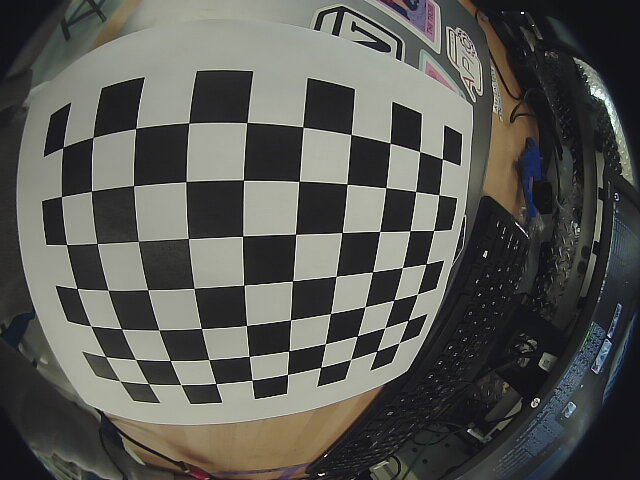
#> input picture mars_ws/src/keyboard_autonomy/scripts/calibration_images/2024-11-25-090632.jpg, 640 x 480 px; its folder holds 4 pictures in this run
$ python calibrate_for_k_and_d.py
#> lines starting #> are read from the running program, lines starting #| are printed output that depends on the picture; long printed decimals are rounded
import cv2
import numpy as np
import glob
import json

CHECKERBOARD = (10, 7)
subpix_criteria = (cv2.TERM_CRITERIA_EPS + cv2.TERM_CRITERIA_MAX_ITER, 30, 0.1)
calibration_flags = cv2.fisheye.CALIB_RECOMPUTE_EXTRINSIC + cv2.fisheye.CALIB_CHECK_COND + cv2.fisheye.CALIB_FIX_SKEW

# Prepare object points
objp = np.zeros((1, CHECKERBOARD[0] * CHECKERBOARD[1], 3), np.float32)
objp[0, :, :2] = np.mgrid[0:CHECKERBOARD[0], 0:CHECKERBOARD[1]].T.reshape(-1, 2)

# Initialize storage for points
objpoints = []  # 3D points in real world space
imgpoints = []  # 2D points in image plane
image_shape = None  # Placeholder for image shape

# Load all calibration images
images = glob.glob("/home/marsrover/AutonomyRos2/mars_ws/src/keyboard_autonomy/scripts/calibration_images/*.jpg")
print(images)
for fname in images:
    img = cv2.imread(fname)
#> img is the input picture: shape (480, 640, 3); mean B, G, R 83.4, 88, 87.8
    if img is None:
        print(f"Failed to load image: {fname}")
        continue

    gray = cv2.cvtColor(img, cv2.COLOR_BGR2GRAY)
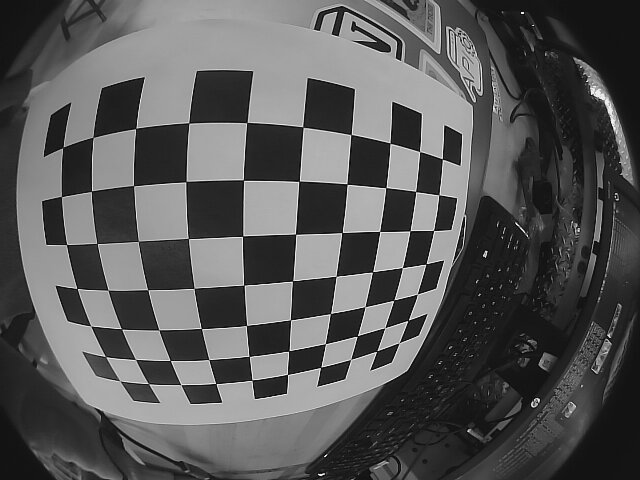
#> gray: shape (480, 640); min 0, max 252, mean 87.4
    if image_shape is None:
        image_shape = gray.shape[::-1]  # Set image shape based on the first valid image
#> image_shape = (640, 480)

    ret, corners = cv2.findChessboardCorners(
        gray, CHECKERBOARD,
        cv2.CALIB_CB_ADAPTIVE_THRESH + cv2.CALIB_CB_FAST_CHECK + cv2.CALIB_CB_NORMALIZE_IMAGE
    )
#> ret = True; corners = 70 rows, first 8: [62.79, 147.4], [92.98, 137.4], [135.5, 128.5], [188.7, 122.9], [246.8, 122.6], [302.8, 127], [351, 134.5], [390, 143.1]

    if ret:
        objpoints.append(objp)
        cv2.cornerSubPix(gray, corners, (3, 3), (-1, -1), subpix_criteria)
        imgpoints.append(corners)
    else:
        print(f"Chessboard corners not found in image: {fname}")
#> pass 2 of the loop `for fname in images:`:
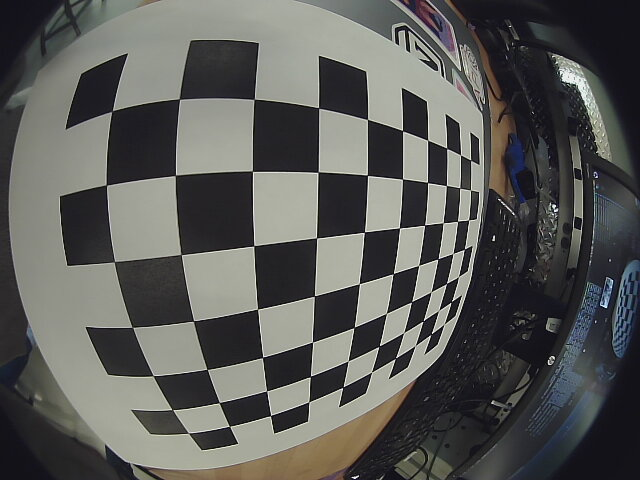
#> input picture mars_ws/src/keyboard_autonomy/scripts/calibration_images/2024-11-25-090642.jpg, 640 x 480 px
#> img is the input picture: shape (480, 640, 3); mean B, G, R 87.3, 90.1, 89.7
#> `gray = cv2.cvtColor(img, cv2.COLOR_BGR2GRAY)`:
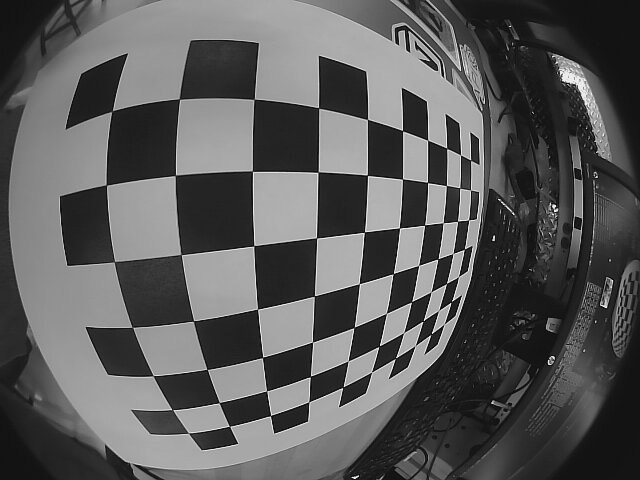
#> gray: shape (480, 640); min 0, max 252, mean 89.7
#> corners = 70 rows, first 8: [112, 111.2], [179.5, 99.18], [254.2, 99.24], [318.6, 107.7], [367.4, 119.4], [402.6, 130.8], [427.7, 140.2], [446.7, 148.2]
#> pass 3 of the loop `for fname in images:`:
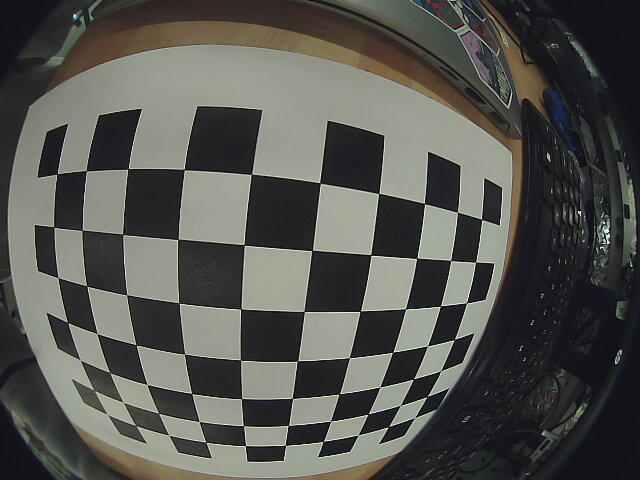
#> input picture mars_ws/src/keyboard_autonomy/scripts/calibration_images/2024-11-25-090700.jpg, 640 x 480 px
#> img is the input picture: shape (480, 640, 3); mean B, G, R 79.4, 84.6, 84.2
#> `gray = cv2.cvtColor(img, cv2.COLOR_BGR2GRAY)`:
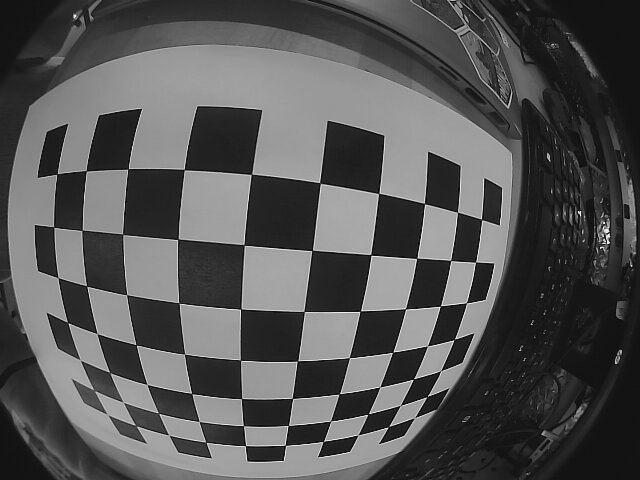
#> gray: shape (480, 640); min 0, max 251, mean 83.9
#> corners = 70 rows, first 8: [57.21, 173.8], [86.35, 170.7], [128.2, 168.7], [184.4, 169.5], [251.5, 174.2], [320, 183], [378.6, 193.4], [424.5, 203.6]
#> the loop made 4 passes; the first 3 are shown

# Verify points before calibration
if len(objpoints) == 0 or len(imgpoints) == 0:
    raise ValueError("No valid chessboard corners found. Ensure images are correct.")

# Perform fisheye calibration
K = np.zeros((3, 3))
#> K = [[0, 0, 0], [0, 0, 0], [0, 0, 0]]
D = np.zeros((4, 1))
rvecs = [np.zeros((1, 1, 3), dtype=np.float64) for _ in range(len(objpoints))]
tvecs = [np.zeros((1, 1, 3), dtype=np.float64) for _ in range(len(objpoints))]

rms, _, _, _, _ = cv2.fisheye.calibrate(
    objpoints,
    imgpoints,
    image_shape,
    K,
    D,
    rvecs,
    tvecs,
    calibration_flags,
    (cv2.TERM_CRITERIA_EPS + cv2.TERM_CRITERIA_MAX_ITER, 30, 1e-6)
)

print(f"RMS error: {rms}")
print("Intrinsic Matrix (K):")
print(K)
#| [[238.967   0.         302.123]
#|  [  0.         240.379 242.452]
#|  [  0.           0.           1.        ]]
print("Distortion Coefficients (D):")
print(D)

# Save calibration data
data = {
    "image_shape": image_shape,
    "K": K.tolist(),
    "D": D.tolist()
}
#> data = {'image_shape': (640, 480), 'K': [[239, 0, 302.1], [0, 240.4, 242.5], [0, 0, 1]], 'D': [[-0.0218], [-0.0348], [0.0191], [-0.00414]]}
with open("fisheye_calibration_data.json", "w") as f:
    json.dump(data, f)
